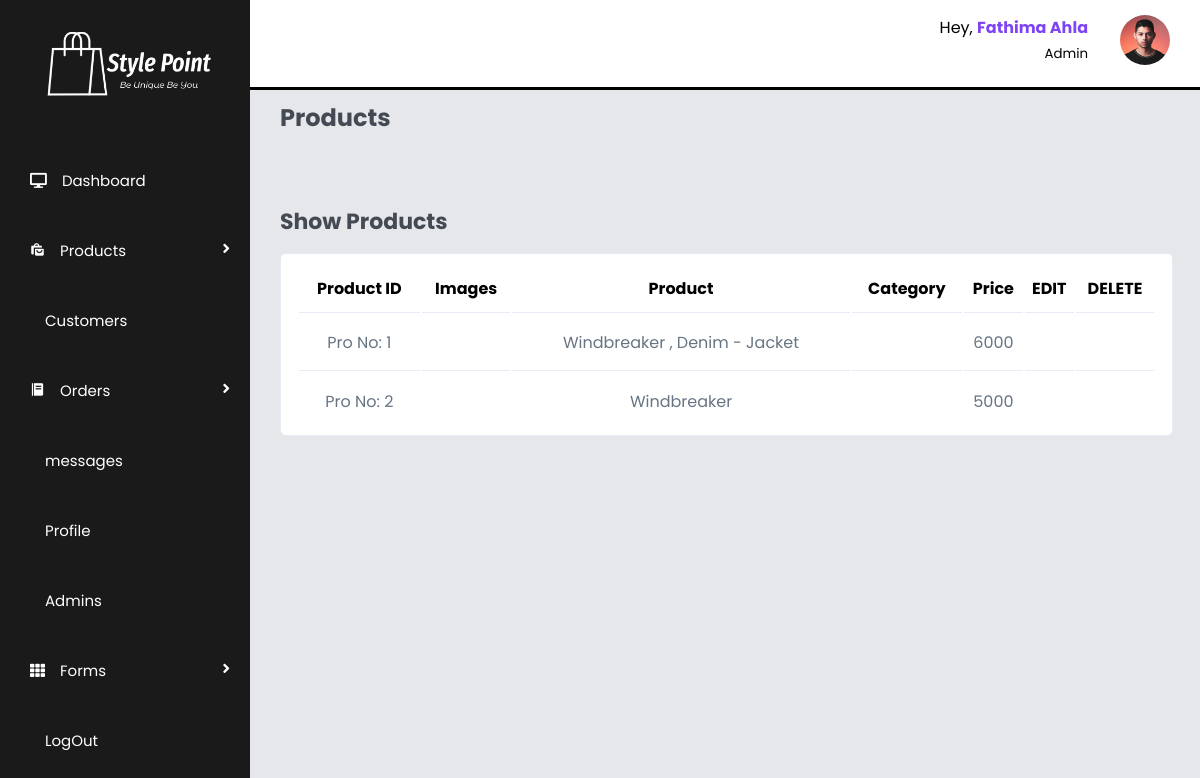
Before: /admin/edit_products.php (signed in) with the older database file.
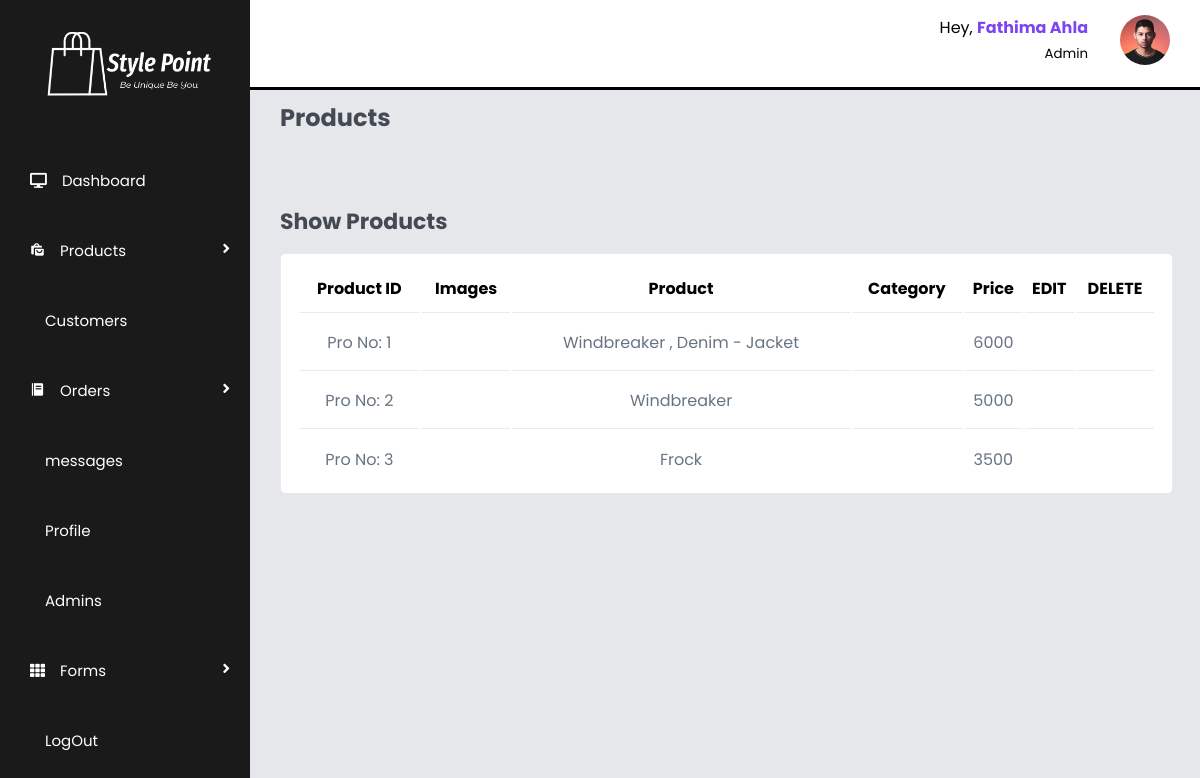
After: the same page with the newer database file.
### tables this page shows
CREATE TABLE `products` (
  `pro_ID` int(100) NOT NULL,
  `pro_Name` varchar(100) NOT NULL,
  `pro_number` varchar(100) NOT NULL,
  `price` int(100) NOT NULL,
  `dis_Price` int(100) NOT NULL,
  `dis_Percentage` int(100) NOT NULL,
  `color` varchar(100) NOT NULL,
  `size` varchar(100) NOT NULL,
  `gender` varchar(100) NOT NULL,
  `description` varchar(100) NOT NULL,
  `img_1` varchar(100) NOT NULL,
  `img_2` varchar(100) NOT NULL,
  `img_3` varchar(100) NOT NULL,
  `img_4` varchar(100) NOT NULL
);

### admin/edit_products.php (the view, shortened to what this page needs)
<?php
include '../components/connect.php';
?>
<!DOCTYPE html>
<html lang="en">
    <head>
        <link rel="stylesheet" href="../css/admin_style.css">
        <link href="https://cdn.jsdelivr.net/npm/remixicon@3.2.0/fonts/remixicon.css" rel="stylesheet">
        <link href='https://unpkg.com/boxicons@2.1.4/css/boxicons.min.css' rel='stylesheet'>
        <link rel="stylesheet" href="https://cdnjs.cloudflare.com/ajax/libs/font-awesome/5.15.1/css/all.min.css">
    </head>
    <body>
        <?php include '../components/admin_menu.php';?>
        <section id="interface">
            <?php include '../components/admin_nav.php';?>
                <h3 class="main_heading">Products</h3>
                <div class="product__tabs">
                    <div class="product__tabs-content active__tab">
                        <h3 class="heading">Show Products</h3>
                            <div class="show__product-details">
                                <table>
                                    <thead>
                                        <tr>
                                            <th>Product ID</th>
                                            <th>Images</th>
                                            <th>Product</th>
                                            <th>Category</th>
                                            <th>Price</th>
                                            <th>EDIT</th>
                                            <th>DELETE</th>
                                        </tr>
                                    </thead>
                                    <tbody>
                                            <?php
                                                $show__products = $conn->prepare("SELECT * FROM `products`");
                                                $show__products->execute();
                                                if($show__products->rowCount() > 0){
                                                    while($fetch_products = $show__products->fetch(PDO::FETCH_ASSOC)){
                                            ?>
                                                <tr>
                                                    <td>
                                                        Pro No: <?= $fetch_products['pro_ID']; ?>
                                                    </td>
                                                    <td>
                                                    </td>
                                                    <td>
                                                    <?= $fetch_products['pro_Name']; ?> <br><?= $fetch_products['brand_name']; ?>
                                                    </td>
                                                    <td>
                                                    </td>
                                                    <td><?= $fetch_products['price']; ?></td>
                                                    <td>
                                                        <a href="update_products.php?update_products=<?= $fetch_products['pro_ID']; ?>" class="ri-pencil-fill action__icon edit" ></a>
                                                    </td>
                                                    <td>
                                                        <a href="edit_products.php?delete=<?= $fetch_products['pro_ID']; ?>" class="ri-delete-bin-line action__icon delete"  onclick="return confirm('delete this product?');"></a>
                                                    </td>
                                                </tr>
                                                <?php
                                                        }
                                                    }else{
                                                        echo '<p class="empty"> No Products Added Yet!</p>';
                                                    }
                                                ?>
                                    </tbody>
                                </table>
                            </div>
                    </div>
                </div>
        </section>
    </body>
</html>

Changed rows visible on the page:
added products: pro_ID "3", pro_Name "Frock", price "3500"
